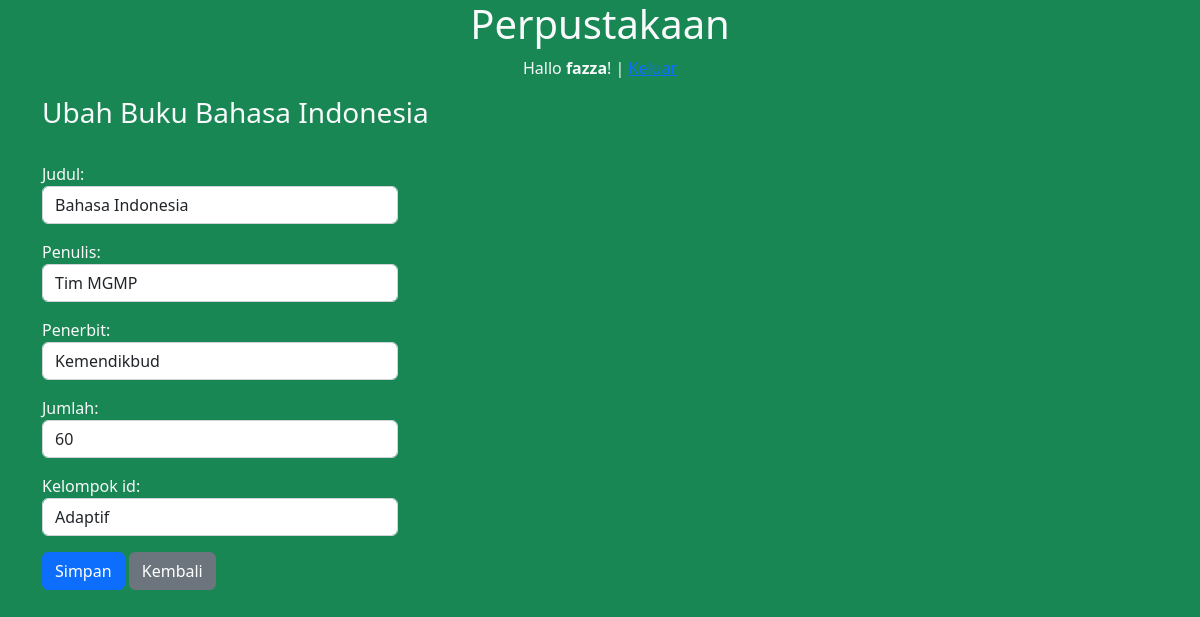
Page /buku/ubah/5 (signed in) on the committed database.
### perpustakaan/models.py (models this page shows)
class Buku(models.Model):
    judul = models.CharField(max_length=50)
    penulis = models.CharField(max_length=40)
    penerbit = models.CharField(max_length=40)
    jumlah = models.IntegerField(null=True)
    kelompok_id = models.ForeignKey(
        Kelompok, on_delete=models.CASCADE, null=True)
    def __str__(self):
        return self.judul

### perpustakaan/views.py (the view)
# urls.py: path('buku/ubah/<int:id_buku>', ubah_buku, name='ubah_buku'),
@login_required(login_url=settings.LOGIN_URL)
def ubah_buku(request, id_buku):
    buku = Buku.objects.get(id=id_buku)
    template = 'ubah-buku.html'
    if request.POST:
        form = FormBuku(request.POST, instance=buku)
        if form.is_valid():
            form.save()
            messages.success(request, "Data berhasil diperbaharui")
            return redirect('ubah_buku', id_buku=id_buku)
    else:
        form = FormBuku(instance=buku)
        konteks = {
            'form': form,
            'buku': buku,
        }
    return render(request, template, konteks)

### perpustakaan/forms.py
class FormBuku(ModelForm):
    class Meta:
        model = Buku
        fields = '__all__'
        widgets = {
            'judul': forms.TextInput({'class': 'form-control'}),
            'penulis': forms.TextInput({'class': 'form-control'}),
            'penerbit': forms.TextInput({'class': 'form-control'}),
            'jumlah': forms.NumberInput({'class': 'form-control'}),
            'kelompok_id': forms.Select({'class': 'form-control'}),
        }

### perpustakaan/models.py (called while the page is built)
    def __str__(self):
        return self.nama

### perpustakaan/templates/ubah-buku.html (shortened to what this page needs)
{% extends 'base.html' %}
{% block content %}
<div class="container">
    <h3>Ubah Buku {{ buku }}</h3>
    <br>
    <div class="row">
        <div class="col-md-4">
            <form action="{% url 'ubah_buku' buku.id %}" method="post">
                {{ form.as_p }}
                <button class="btn btn-primary">Simpan</button>
                <a href="/buku" class="btn btn-secondary">Kembali</a>
            </form>
        </div>
    </div>
</div>
{% endblock %}

### templates/judul.html
<center>
    <h1>Perpustakaan</h1>
    {% if user.is_authenticated %}
        <p>Hallo <strong>{{ user }}</strong>! | <a href="{% url 'keluar' %}">Keluar</a></p>
    {% endif %}
</center>

### rows in the picture
Buku: judul "Bahasa Indonesia", penulis "Tim MGMP", penerbit "Kemendikbud", jumlah "60", kelompok_id "Adaptif"

### other values in the picture
{{ user }} "fazza"
